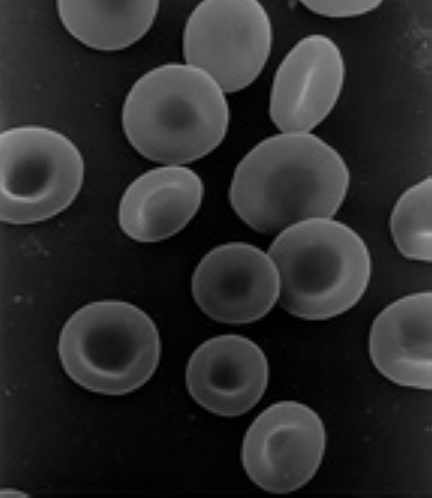
#> input picture Lab3/tifs/bloodCells.tif, 432 x 498 px; its folder holds 3 pictures in this run
$ python LP_HP_filter.py
#> lines starting #> are read from the running program, lines starting #| are printed output that depends on the picture
### Lab3/func.py
import numpy as np
from scipy.signal import convolve2d

def my_average_filter(image, size):
    hm = (1/(size**2))*np.ones([size,size])
    filtered_image = convolve2d(image, hm, mode='same')
    return filtered_image

def my_gauss_filter(image, size, sigma):
    # Create a 2D Gaussian filter kernel
    kernel = np.fromfunction(
        lambda x, y: (1/ (2 * np.pi * sigma ** 2)) *
                      np.exp(- ((x - (size - 1) / 2) ** 2 + (y - (size - 1) / 2) ** 2) / (2 * sigma ** 2)),
        (size, size)
    )
    kernel /= kernel.sum()
    # Apply the filter using convolve2d
    filtered_image = convolve2d(image, kernel, mode='same')
    return filtered_image

# [9 lines left out: functions laplacefilter1, laplacefilter2, not called in this run]

### Lab3/LP_HP_filter.py
import numpy as np
import func
import matplotlib.pyplot as plt
from skimage import io, color
import os

# Directory containing your DICOM images
imdir = './tifs/'

# List all tif files in the directory and create an array
files = [os.path.join(imdir, fname) for fname in os.listdir(imdir) if fname.endswith('.tif')]

# Create a figure for the subplots
fig, axes = plt.subplots(len(files), 3, figsize=(12, 6 * len(files)))
fig2, axes2 = plt.subplots(len(files), 3, figsize=(12, 6 * len(files)))

# Loop through and display all DICOM images
for i, file_path in enumerate(files):
    # Open the TIFF file
    tif_image = io.imread(file_path)
#> tif_image is the input picture: shape (498, 432); min 0, max 176, mean 43.2

    # Convert the TIFF image to grayscale (if not already)
    if tif_image.ndim == 3:  # Check if the image has multiple channels
        tif_gray = color.rgb2gray(tif_image)
    else:
        tif_gray = tif_image

    # Scale grayscale values to floats between 0 and 1
    tif_float = tif_gray.astype(np.float32) / np.max(tif_gray)
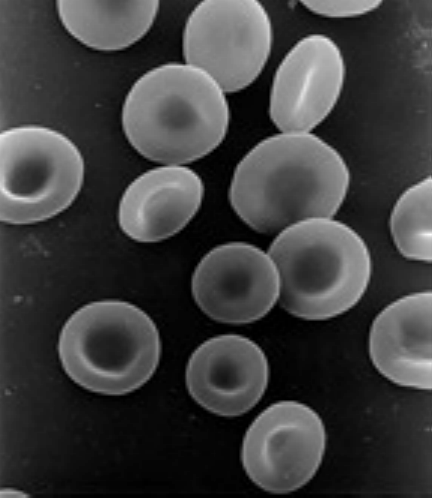
#> tif_float: shape (498, 432) float32; min 0, max 1, mean 0.245
    axes[i, 0].imshow(tif_float, cmap='gray')  # No need to convert to uint8
    axes[i, 0].set_title(f'Original {i + 1}')
    axes[i, 0].axis('off')

    # Apply average filter to the image
    avg_image = func.my_average_filter(tif_float, 11)
#> in my_average_filter, `filtered_image = convolve2d(image, hm, mode='same')`:
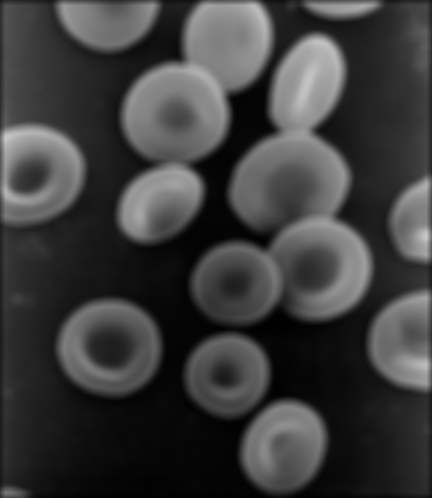
#> filtered_image: shape (498, 432) float64; min 0.00324, max 0.796, mean 0.242
    axes[i, 1].imshow(avg_image, cmap='gray')  # No need to convert to uint8
    axes[i, 1].set_title(f'average filter {i + 1}')
    axes[i, 1].axis('off')

    # Apply gaussian filter
    gauss_image = func.my_gauss_filter(tif_float, 11, 3)
    axes[i, 2].imshow(gauss_image, cmap='gray')  # No need to convert to uint8
    axes[i, 2].set_title(f'gauss filter {i + 1}')
    axes[i, 2].axis('off')

    # Original image
    axes2[i, 0].imshow(tif_float, cmap='gray')  # No need to convert to uint8
    axes2[i, 0].set_title(f'Original {i + 1}')
    axes2[i, 0].axis('off')

    # High pass filter with average filter subtract
    hipass1 = (tif_float - avg_image)
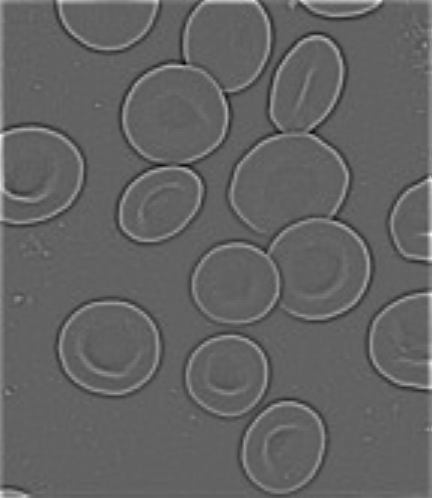
#> hipass1: shape (498, 432) float64; min -0.342, max 0.54, mean 0.00356; drawn with min black and max white
    axes2[i, 1].imshow(hipass1, cmap='gray')  # No need to convert to uint8
    axes2[i, 1].set_title(f'high pass average {i + 1}')
    axes2[i, 1].axis('off')

    # High pass filter with gauss filter subtract
    hipass2 = (tif_float - gauss_image)
    axes2[i, 2].imshow(hipass2, cmap='gray')  # No need to convert to uint8
    axes2[i, 2].set_title(f'high pass gauss {i + 1}')
    axes2[i, 2].axis('off')
#> pass 2 of the loop `for i, file_path in enumerate(files):`:
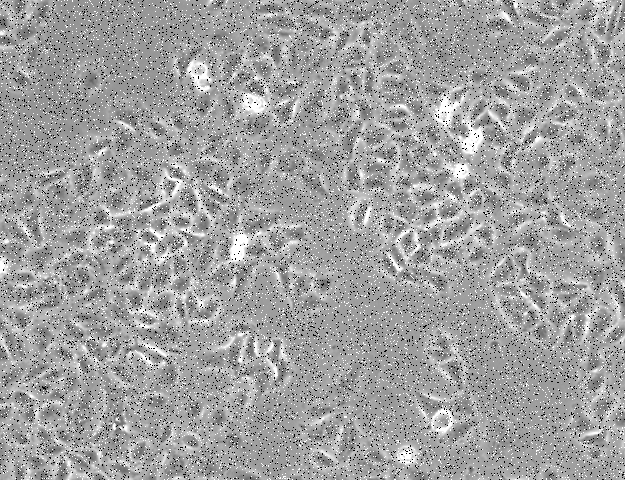
#> input picture Lab3/tifs/cellsSandP.tif, 625 x 480 px
#> tif_image is the input picture: shape (480, 625); min 0, max 255, mean 160
#> tif_float: shape (480, 625) float32
#> in my_average_filter (call 2), `filtered_image = convolve2d(image, hm, mode='same')`:
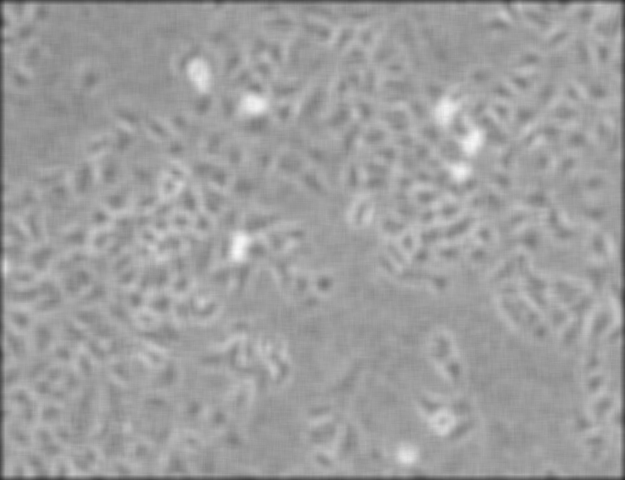
#> filtered_image: shape (480, 625) float64; min 0.176, max 0.972, mean 0.621
#> `hipass1 = (tif_float - avg_image)`:
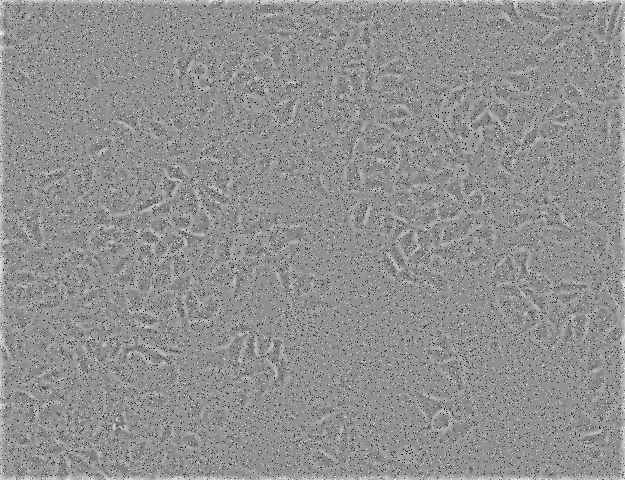
#> hipass1: shape (480, 625) float64; min -0.962, max 0.737, mean 0.0063; drawn with min black and max white
#> hipass2: shape (480, 625) float64
#> pass 3 of the loop `for i, file_path in enumerate(files):`:
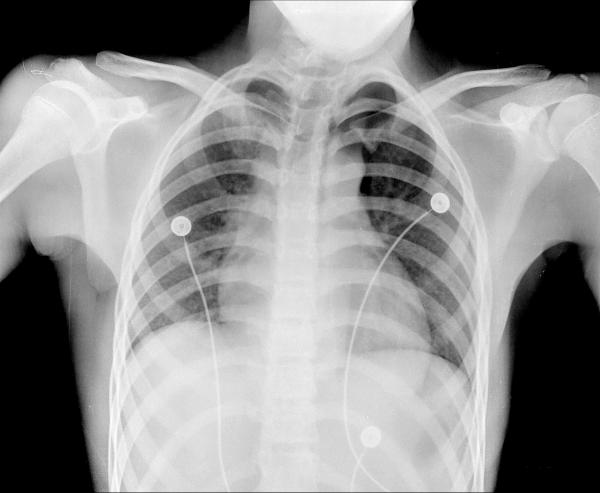
#> input picture Lab3/tifs/xRayChest.tif, 600 x 493 px
#> tif_image is the input picture: shape (493, 600); min 0, max 253, mean 141.9
#> tif_float: shape (493, 600) float32
#> in my_average_filter (call 3), `filtered_image = convolve2d(image, hm, mode='same')`:
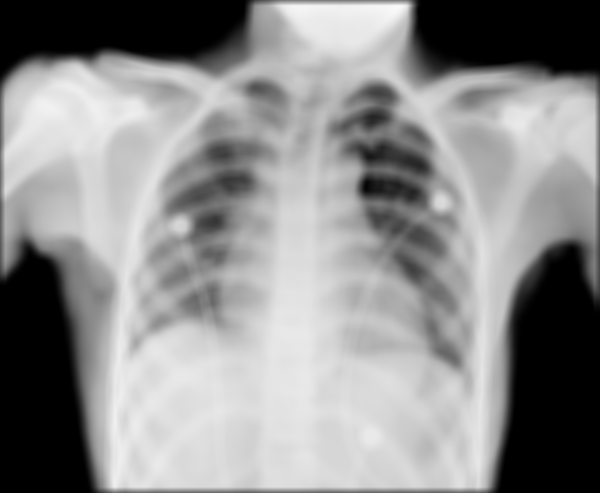
#> filtered_image: shape (493, 600) float64; min 0, max 0.981, mean 0.557
#> `hipass1 = (tif_float - avg_image)`:
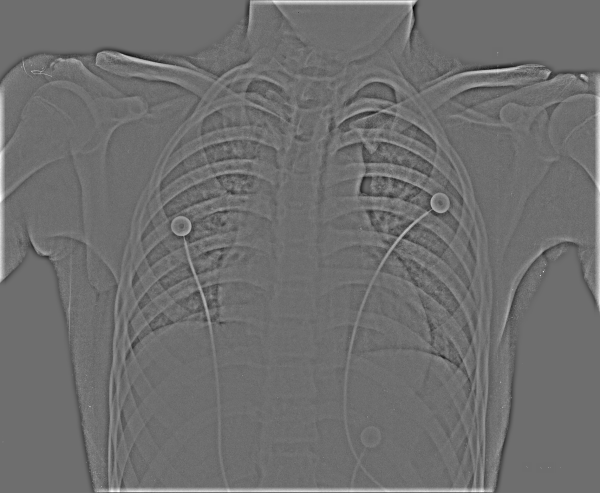
#> hipass1: shape (493, 600) float64; min -0.365, max 0.48, mean 0.00324; drawn with min black and max white
#> hipass2: shape (493, 600) float64

fig.suptitle("Images", fontsize=16)
plt.show()
